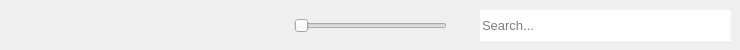
  <widget class="QWidget" name="centralWidget">
   <property name="sizePolicy">
    <sizepolicy hsizetype="Expanding" vsizetype="Expanding">
     <horstretch>0</horstretch>
     <verstretch>0</verstretch>
    </sizepolicy>
   </property>
   <widget class="QLineEdit" name="mw_searchbar">
    <property name="geometry">
     <rect>
      <x>480</x>
      <y>10</y>
      <width>251</width>
      <height>31</height>
     </rect>
    </property>
    <property name="sizePolicy">
     <sizepolicy hsizetype="Expanding" vsizetype="Expanding">
      <horstretch>0</horstretch>
      <verstretch>0</verstretch>
     </sizepolicy>
    </property>
    <property name="font">
     <font>
      <pointsize>10</pointsize>
      <bold>false</bold>
     </font>
    </property>
    <property name="focusPolicy">
     <enum>Qt::FocusPolicy::ClickFocus</enum>
    </property>
    <property name="frame">
     <bool>false</bool>
    </property>
    <property name="placeholderText">
     <string>Search...</string>
    </property>
    <property name="clearButtonEnabled">
     <bool>false</bool>
    </property>
   </widget>
   <widget class="QWidget" name="sizeSliderContainer" native="true">
    <property name="geometry">
     <rect>
      <x>280</x>
      <y>10</y>
      <width>181</width>
      <height>31</height>
     </rect>
    </property>
    <property name="sizePolicy">
     <sizepolicy hsizetype="Fixed" vsizetype="Expanding">
      <horstretch>0</horstretch>
      <verstretch>0</verstretch>
     </sizepolicy>
    </property>
    <layout class="QHBoxLayout" name="sizeSliderContainer_layout">
     <property name="spacing">
      <number>0</number>
     </property>
     <property name="leftMargin">
      <number>14</number>
     </property>
     <property name="topMargin">
      <number>0</number>
     </property>
     <property name="rightMargin">
      <number>14</number>
     </property>
     <property name="bottomMargin">
      <number>0</number>
     </property>
     <item>
      <widget class="QSlider" name="sizeSlider">
       <property name="sizePolicy">
        <sizepolicy hsizetype="Expanding" vsizetype="Preferred">
         <horstretch>0</horstretch>
         <verstretch>0</verstretch>
        </sizepolicy>
       </property>
       <property name="focusPolicy">
        <enum>Qt::FocusPolicy::ClickFocus</enum>
       </property>
       <property name="autoFillBackground">
        <bool>false</bool>
       </property>
       <property name="orientation">
        <enum>Qt::Orientation::Horizontal</enum>
       </property>
       <property name="tickPosition">
        <enum>QSlider::TickPosition::NoTicks</enum>
       </property>
      </widget>
     </item>
    </layout>
   </widget>
  </widget>
